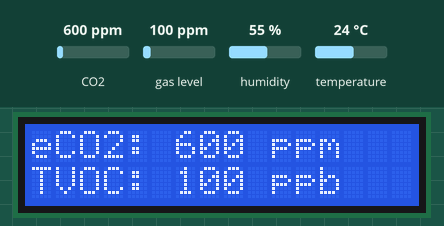
This sketch was run on a simulated Arduino Uno, built with avr-gcc and run on an emulated ATmega328P. On the bench: 16×2 character LCD. The test bench sets the inputs (shaded band); at power-on: CO2 600 ppm, gas level 100 ppm, humidity 55 %, temperature 24 °C. What the sketch prints to the serial monitor is not drawn.

Above: at 1.2 s.
1.3 s: CO2 set to 1050 ppm
At 9.0 s:
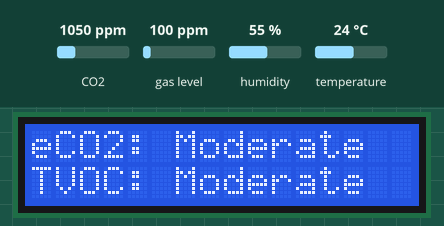
13.7 s: gas level set to 20 ppm
At 24.7 s:
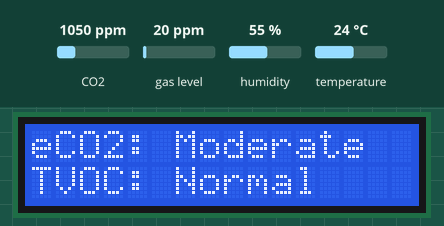
25.8 s: humidity set to 22 %
At 29.7 s:
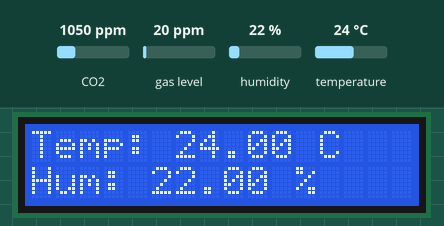
33.9 s: CO2 set to 452 ppm
At 41.6 s:
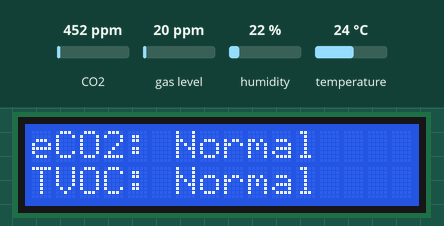
46.0 s: gas level set to 250 ppm
At 57.2 s:
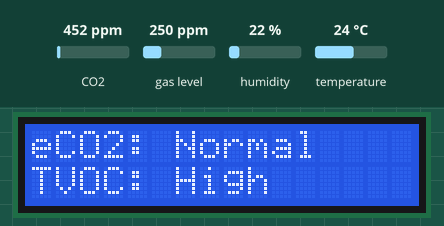
58.1 s: temperature set to 12 °C
At 62.2 s:
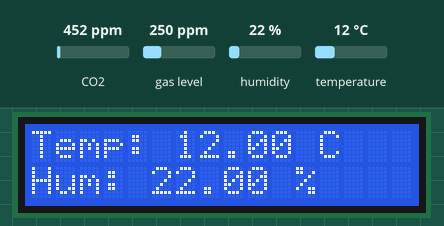
Timing chart, 0 to 63.7 s (numbered marks = the images above; inputs shaded):
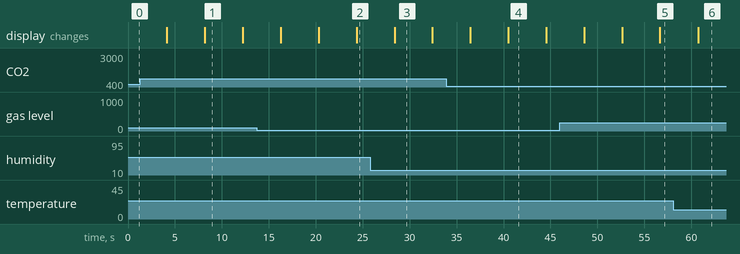

The sketch:

AirQuality.ino
```cpp
/*
 Name:		AirQuality.ino
 Created:	3/24/2024 10:43:47 PM
 Author:	Aleksandar
*/
#include <Wire.h>
#include <Adafruit_SGP30.h>
#include <LiquidCrystal_I2C.h>
#include <DHT.h>
Adafruit_SGP30 sgp; // Create an SGP30 instance
LiquidCrystal_I2C lcd(0x27, 16, 2); // Set the LCD I2C address and dimensions
#define DHTPIN 2     // What digital pin the DHT22 is connected to
#define DHTTYPE DHT11   // DHT 22 (AM2302)

DHT dht(DHTPIN, DHTTYPE);

// eCO2 thresholds in ppm
const int eCO2_low = 400;
const int eCO2_normal = 1000;
const int eCO2_moderate = 2000;
// Above eCO2_moderate is considered high

// TVOC thresholds in ppb
const int TVOC_low = 0;
const int TVOC_normal = 50;
const int TVOC_moderate = 200;
// Above TVOC_moderate is considered high

void setup() {
    Serial.begin(9600);
    lcd.init(); // Initialize the LCD
    lcd.backlight(); // Turn on the backlight

    if (!sgp.begin()) {
        Serial.println("Sensor not found :(");
        while (1);
    }
    dht.begin();

    Serial.println("SGP30 Found!");
    lcd.print("SGP30 Ready");
}
unsigned long lastSwitchTime = 0; // Last time the display switched between values and descriptions
bool showDescription = false; // Start by showing the values

void loop() {
    if (!sgp.IAQmeasure()) {
        Serial.println("Measurement failed");
        return;
    }
    unsigned long currentTime = millis();

    // Switch display mode every 3 seconds
    if (currentTime - lastSwitchTime >= 3000) {
        showDescription = !showDescription;
        lastSwitchTime = currentTime;
        lcd.clear();
    }

    if (showDescription) {
        // Display air quality descriptions
        lcd.setCursor(0, 0);
        lcd.print("eCO2: ");
        lcd.print(getCO2Description(sgp.eCO2));

        lcd.setCursor(0, 1);
        lcd.print("TVOC: ");
        lcd.print(getTVOCDescription(sgp.TVOC));
    }
    else {
        // Display numeric values
        lcd.setCursor(0, 0);
        lcd.print("eCO2: ");
        lcd.print(sgp.eCO2);
        lcd.print(" ppm");

        lcd.setCursor(0, 1);
        lcd.print("TVOC: ");
        lcd.print(sgp.TVOC);
        lcd.print(" ppb");
    }
    delay(4000);
    // Reading temperature and humidity
    float humidity = dht.readHumidity();
    float temperature = dht.readTemperature(); // By default, the temperature is in Celsius
    // Display air quality descriptions
    lcd.clear();
    lcd.setCursor(0, 0);
    lcd.print("Temp: ");
    lcd.print(temperature);
    lcd.print(" C");

    lcd.setCursor(0, 1);
    lcd.print("Hum: ");
    lcd.print(humidity);
    lcd.print(" %");
    delay(4000);
}

String getCO2Description(int eCO2) {
    if (eCO2 <= eCO2_normal) return "Normal";
    else if (eCO2 <= eCO2_moderate) return "Moderate";
    else return "High";
}

String getTVOCDescription(int TVOC) {
    if (TVOC <= TVOC_normal) return "Normal";
    else if (TVOC <= TVOC_moderate) return "Moderate";
    else return "High";
}
```

Measured:
- after the input at 1.3 s, the display: first differs from a run without the input after 6.9 s (image 1)
- after the input at 33.9 s, the display: first differs from a run without the input after 6.6 s (image 4)
- what the display in image 1 shows lasts 4.0 s, from 8.2 s to 12.2 s
- what the display in image 3 shows lasts 4.0 s, from 28.4 s to 32.4 s
